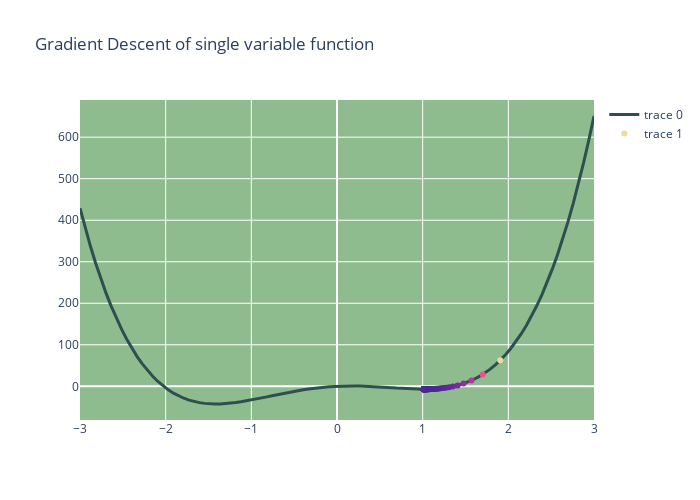

Write notebook code for a chart like this one.
### Markdown cell above
Wykres dla funkcji jednej zmiennej f(x):

### Code cell
max_r = 3
X = np.linspace(-max_r, max_r, 100)
Y = np.array([f(np.array([x])) for x in X])

pt = np.random.default_rng().uniform(-max_r, max_r, 1)
steps = np.array([x for x in gradient_descent(pt, 0.001, grad_f, 100) 
                  if abs(x[0]) < max_r])
XS = steps[:, 0]
YS = np.array([f(x) for x in steps])

layout = go.Layout(width=700, height=500,
                   title_text='Gradient Descent of single variable function',
                   plot_bgcolor='DarkSeaGreen')
fig = go.Figure(data=[go.Scatter(x=X, y=Y, line=dict(color='DarkSlateGrey', width=3))], 
                layout=layout)
fig.add_trace(go.Scatter(x=XS, y=YS, mode='markers', 
                         marker=dict(size=6, color=YS,               
                         colorscale='Agsunset')))
fig.show()
